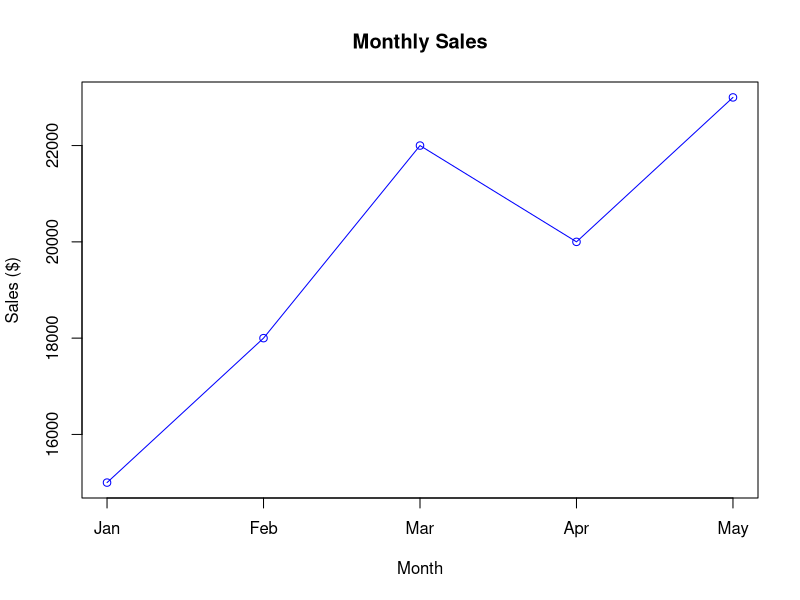
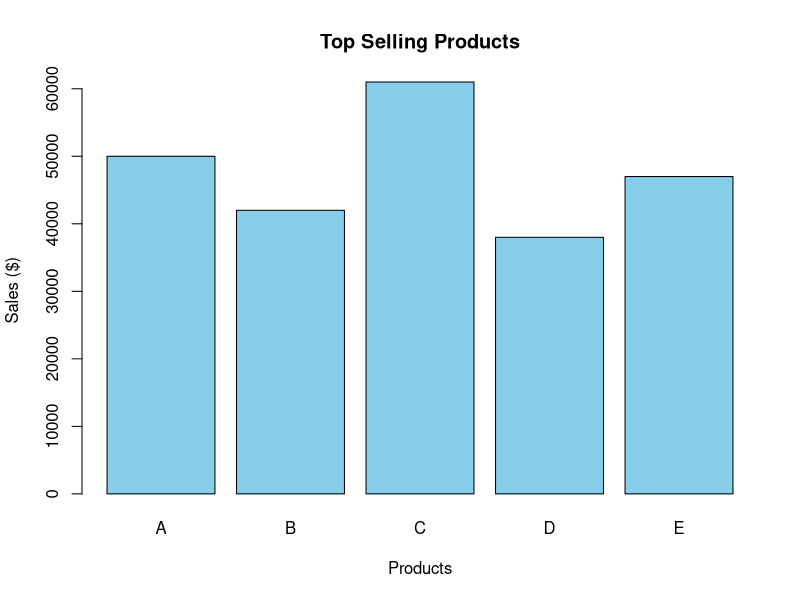
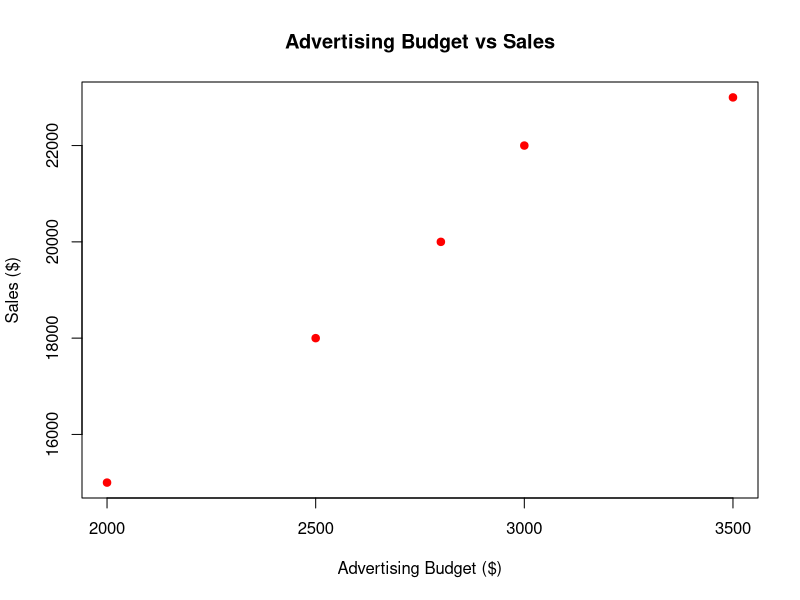

Reproduce these figures in R, in order.
# Dataset
month <- c("Jan","Feb","Mar","Apr","May")
sales <- c(15000,18000,22000,20000,23000)

# Line Chart
plot(sales, type="o", xaxt="n", col="blue",
     xlab="Month", ylab="Sales ($)",
     main="Monthly Sales")
axis(1, at=1:5, labels=month)

# Bar Chart
product <- c("A","B","C","D","E")
product_sales <- c(50000,42000,61000,38000,47000)

barplot(product_sales, names.arg=product,
        col="skyblue",
        main="Top Selling Products",
        xlab="Products", ylab="Sales ($)")

# Scatter Plot
ad_budget <- c(2000,2500,3000,2800,3500)

plot(ad_budget, sales,
     pch=19, col="red",
     xlab="Advertising Budget ($)",
     ylab="Sales ($)",
     main="Advertising Budget vs Sales")
